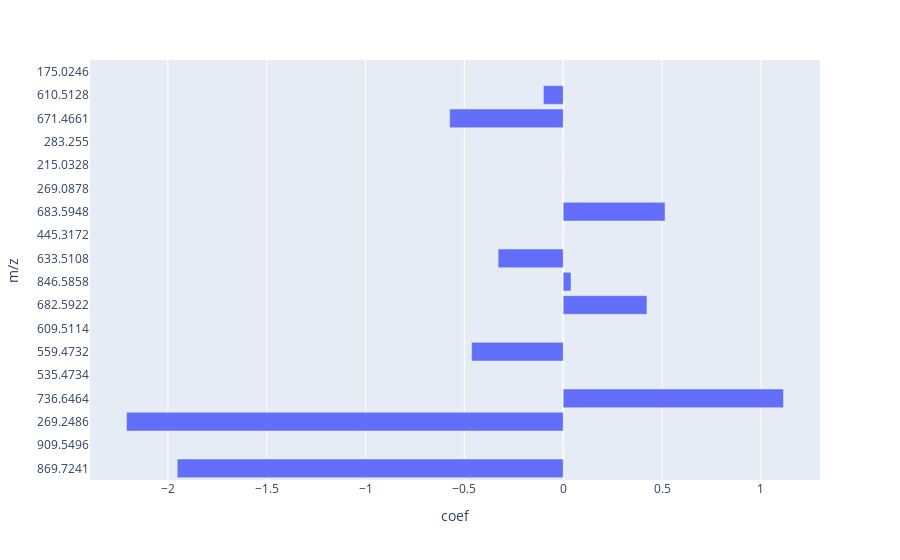

Notebook code for this chart:
### Code cell
coeff_LogReg, TOPfeatures_LogReg = LogisticRegression_func()

### Figure 1 — Plotly figure (JSON) as saved in the notebook; plotly's stock layout.template omitted (floating-point values rounded to 4 significant figures)
{"data": [{"alignmentgroup": "True", "hovertemplate": "coef=%{x}<br>m/z=%{y}<extra></extra>", "legendgroup": "", "marker": {"color": "#636efa", "pattern": {"shape": ""}}, "name": "", "offsetgroup": "", "orientation": "h", "showlegend": false, "textposition": "auto", "type": "bar", "x": [-1.953, 0, -2.21, 1.115, 0, -0.4634, 0, 0.4236, 0.03958, -0.3294, 0, 0.5153, 0, 0, 0, -0.5743, -0.1002, 0], "xaxis": "x", "y": ["869.7241", "909.5496", "269.2486", "736.6464", "535.4734", "559.4732", "609.5114", "682.5922", "846.5858", "633.5108", "445.3172", "683.5948", "269.0878", "215.0328", "283.255", "671.4661", "610.5128", "175.0246"], "yaxis": "y"}], "layout": {"barmode": "relative", "legend": {"tracegroupgap": 0}, "margin": {"t": 60}, "xaxis": {"anchor": "y", "domain": [0, 1], "title": {"text": "coef"}}, "yaxis": {"anchor": "x", "domain": [0, 1], "title": {"text": "m/z"}}}}
